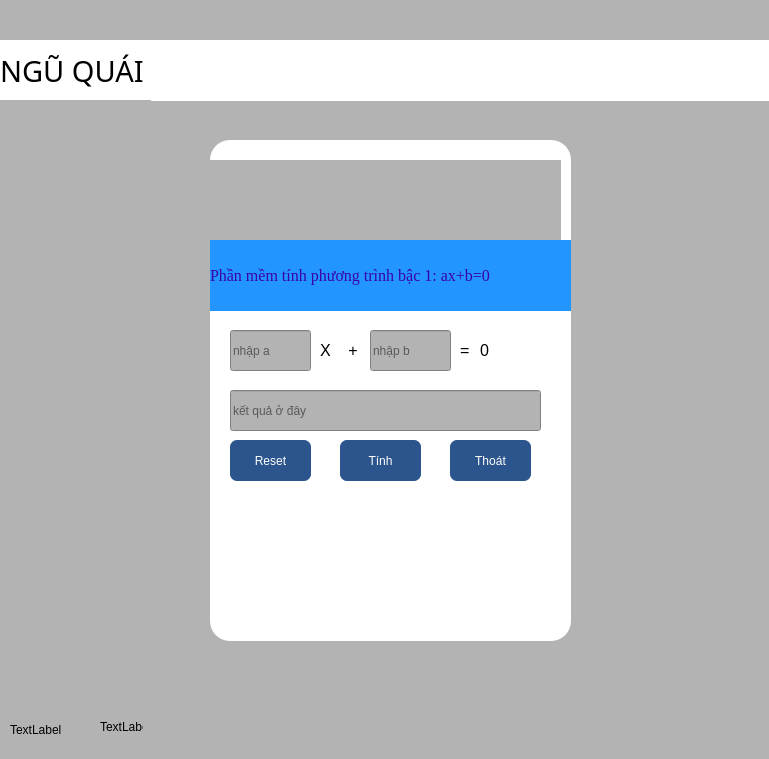
<?xml version="1.0" encoding="UTF-8"?>
<ui version="4.0">
 <class>Loginwindow</class>
 <widget class="QMainWindow" name="Loginwindow">
  <property name="geometry">
   <rect>
    <x>0</x>
    <y>0</y>
    <width>769</width>
    <height>759</height>
   </rect>
  </property>
  <property name="font">
   <font>
    <pointsize>12</pointsize>
   </font>
  </property>
  <property name="windowTitle">
   <string>MainWindow</string>
  </property>
  <property name="styleSheet">
   <string notr="true">background-color: rgb(40, 83, 138);
background-color: rgb(179, 179, 179);</string>
  </property>
  <widget class="QWidget" name="centralwidget">
   <widget class="QLabel" name="label">
    <property name="geometry">
     <rect>
      <x>210</x>
      <y>140</y>
      <width>361</width>
      <height>501</height>
     </rect>
    </property>
    <property name="styleSheet">
     <string notr="true">background-color: rgb(255, 255, 255);
background-color: white;
border-radius: 20px;</string>
    </property>
    <property name="text">
     <string/>
    </property>
   </widget>
   <widget class="QLabel" name="label_4">
    <property name="geometry">
     <rect>
      <x>0</x>
      <y>0</y>
      <width>781</width>
      <height>41</height>
     </rect>
    </property>
    <property name="text">
     <string/>
    </property>
    <property name="pixmap">
     <pixmap>C:/Users/LENOVO/Pictures/Screenshots/Screenshot 2026-10-11 153951.png</pixmap>
    </property>
    <property name="scaledContents">
     <bool>true</bool>
    </property>
   </widget>
   <widget class="QLabel" name="label_5">
    <property name="geometry">
     <rect>
      <x>0</x>
      <y>660</y>
      <width>331</width>
      <height>61</height>
     </rect>
    </property>
    <property name="text">
     <string/>
    </property>
    <property name="pixmap">
     <pixmap>C:/Users/LENOVO/Pictures/Screenshots/Screenshot 2026-10-11 154355.png</pixmap>
    </property>
    <property name="scaledContents">
     <bool>true</bool>
    </property>
   </widget>
   <widget class="QLabel" name="label_6">
    <property name="geometry">
     <rect>
      <x>330</x>
      <y>660</y>
      <width>201</width>
      <height>61</height>
     </rect>
    </property>
    <property name="text">
     <string/>
    </property>
    <property name="pixmap">
     <pixmap>C:/Users/LENOVO/Pictures/Screenshots/Screenshot 2026-10-11 154455.png</pixmap>
    </property>
    <property name="scaledContents">
     <bool>true</bool>
    </property>
   </widget>
   <widget class="QLabel" name="label_7">
    <property name="geometry">
     <rect>
      <x>530</x>
      <y>660</y>
      <width>251</width>
      <height>61</height>
     </rect>
    </property>
    <property name="text">
     <string/>
    </property>
    <property name="pixmap">
     <pixmap>C:/Users/LENOVO/Pictures/Screenshots/Screenshot 2026-10-11 154545.png</pixmap>
    </property>
    <property name="scaledContents">
     <bool>true</bool>
    </property>
   </widget>
   <widget class="QLabel" name="label_8">
    <property name="geometry">
     <rect>
      <x>210</x>
      <y>160</y>
      <width>351</width>
      <height>91</height>
     </rect>
    </property>
    <property name="text">
     <string/>
    </property>
    <property name="pixmap">
     <pixmap>C:/Users/LENOVO/Pictures/Screenshots/Screenshot 2026-10-11 154812.png</pixmap>
    </property>
    <property name="scaledContents">
     <bool>true</bool>
    </property>
   </widget>
   <widget class="QLineEdit" name="lineEdit_MK">
    <property name="geometry">
     <rect>
      <x>230</x>
      <y>330</y>
      <width>81</width>
      <height>41</height>
     </rect>
    </property>
    <property name="styleSheet">
     <string notr="true">QLineEdit {
	font: 7pt &quot;Times New Roman&quot;;
    background-color: #ffffff; /* Nền màu trắng */
    border: 1px solid #cccccc; /* Viền mỏng màu xám nhạt */
    border-radius: 8px;        /* Bo góc tròn */
    padding: 10px 15px;        /* Khoảng cách đẩy chữ lùi vào trong (Trên/dưới 10px, Trái/phải 15px) */
    color: #333333;            /* Màu chữ đen xám khi gõ */
    font-size: 14px;           /* Kích thước chữ */
}

/* Hiệu ứng tùy chọn: Đổi màu viền sang xanh khi click chuột vào ô *
QLineEdit:focus {
    border: 1px solid #5b9bd5;</string>
    </property>
    <property name="placeholderText">
     <string>nhập a</string>
    </property>
   </widget>
   <widget class="QPushButton" name="pushButton_DN">
    <property name="geometry">
     <rect>
      <x>340</x>
      <y>440</y>
      <width>81</width>
      <height>41</height>
     </rect>
    </property>
    <property name="styleSheet">
     <string notr="true">background-color: rgb(43, 85, 140);
border-radius: 7px;
color: rgb(255, 255, 255);</string>
    </property>
    <property name="text">
     <string>Tính</string>
    </property>
   </widget>
   <widget class="QLabel" name="label_10">
    <property name="geometry">
     <rect>
      <x>230</x>
      <y>490</y>
      <width>311</width>
      <height>41</height>
     </rect>
    </property>
    <property name="styleSheet">
     <string notr="true">background-color: rgb(255, 255, 255);</string>
    </property>
    <property name="text">
     <string/>
    </property>
    <property name="pixmap">
     <pixmap>C:/Users/LENOVO/Pictures/Screenshots/Screenshot 2026-10-11 160031.png</pixmap>
    </property>
   </widget>
   <widget class="QLabel" name="label_11">
    <property name="geometry">
     <rect>
      <x>230</x>
      <y>540</y>
      <width>311</width>
      <height>51</height>
     </rect>
    </property>
    <property name="styleSheet">
     <string notr="true">background-color: rgb(255, 255, 255);</string>
    </property>
    <property name="text">
     <string/>
    </property>
    <property name="pixmap">
     <pixmap>C:/Users/LENOVO/Pictures/Screenshots/Screenshot 2026-10-11 160031.png</pixmap>
    </property>
   </widget>
   <widget class="QLabel" name="label_13">
    <property name="geometry">
     <rect>
      <x>230</x>
      <y>580</y>
      <width>331</width>
      <height>51</height>
     </rect>
    </property>
    <property name="styleSheet">
     <string notr="true">background-color: rgb(255, 255, 255);</string>
    </property>
    <property name="text">
     <string/>
    </property>
    <property name="pixmap">
     <pixmap>C:/Users/LENOVO/Pictures/Screenshots/Screenshot 2026-10-11 160437.png</pixmap>
    </property>
    <property name="scaledContents">
     <bool>true</bool>
    </property>
   </widget>
   <widget class="QLabel" name="label_14">
    <property name="geometry">
     <rect>
      <x>10</x>
      <y>720</y>
      <width>751</width>
      <height>20</height>
     </rect>
    </property>
    <property name="text">
     <string>TextLabel</string>
    </property>
   </widget>
   <widget class="QPushButton" name="pushButton_DN_2">
    <property name="geometry">
     <rect>
      <x>230</x>
      <y>440</y>
      <width>81</width>
      <height>41</height>
     </rect>
    </property>
    <property name="styleSheet">
     <string notr="true">background-color: rgb(43, 85, 140);
border-radius: 7px;
color: rgb(255, 255, 255);</string>
    </property>
    <property name="text">
     <string>Reset</string>
    </property>
   </widget>
   <widget class="QLabel" name="label_15">
    <property name="geometry">
     <rect>
      <x>100</x>
      <y>720</y>
      <width>43</width>
      <height>13</height>
     </rect>
    </property>
    <property name="text">
     <string>TextLabel</string>
    </property>
   </widget>
   <widget class="QLabel" name="label_16">
    <property name="geometry">
     <rect>
      <x>210</x>
      <y>240</y>
      <width>361</width>
      <height>71</height>
     </rect>
    </property>
    <property name="font">
     <font>
      <family>Times New Roman</family>
      <pointsize>12</pointsize>
      <weight>50</weight>
      <italic>false</italic>
      <bold>false</bold>
     </font>
    </property>
    <property name="styleSheet">
     <string notr="true">background-color: rgb(255, 255, 255);
background-color: rgb(35, 149, 255);
color: rgb(57, 0, 173);
font: 12pt &quot;Times New Roman&quot;;
</string>
    </property>
    <property name="text">
     <string>Phần mềm tính phương trình bậc 1: ax+b=0</string>
    </property>
   </widget>
   <widget class="QLabel" name="label_9">
    <property name="geometry">
     <rect>
      <x>320</x>
      <y>320</y>
      <width>71</width>
      <height>61</height>
     </rect>
    </property>
    <property name="font">
     <font>
      <pointsize>12</pointsize>
     </font>
    </property>
    <property name="styleSheet">
     <string notr="true">background-color: rgb(255, 255, 255);</string>
    </property>
    <property name="text">
     <string>X    +</string>
    </property>
   </widget>
   <widget class="QLineEdit" name="lineEdit_MK_2">
    <property name="geometry">
     <rect>
      <x>370</x>
      <y>330</y>
      <width>81</width>
      <height>41</height>
     </rect>
    </property>
    <property name="styleSheet">
     <string notr="true">QLineEdit {
	font: 7pt &quot;Times New Roman&quot;;
    background-color: #ffffff; /* Nền màu trắng */
    border: 1px solid #cccccc; /* Viền mỏng màu xám nhạt */
    border-radius: 8px;        /* Bo góc tròn */
    padding: 10px 15px;        /* Khoảng cách đẩy chữ lùi vào trong (Trên/dưới 10px, Trái/phải 15px) */
    color: #333333;            /* Màu chữ đen xám khi gõ */
    font-size: 14px;           /* Kích thước chữ */
}

/* Hiệu ứng tùy chọn: Đổi màu viền sang xanh khi click chuột vào ô *
QLineEdit:focus {
    border: 1px solid #5b9bd5;</string>
    </property>
    <property name="placeholderText">
     <string>nhập b</string>
    </property>
   </widget>
   <widget class="QLabel" name="label_12">
    <property name="geometry">
     <rect>
      <x>460</x>
      <y>320</y>
      <width>71</width>
      <height>61</height>
     </rect>
    </property>
    <property name="font">
     <font>
      <pointsize>12</pointsize>
     </font>
    </property>
    <property name="styleSheet">
     <string notr="true">background-color: rgb(255, 255, 255);</string>
    </property>
    <property name="text">
     <string>=</string>
    </property>
   </widget>
   <widget class="QLineEdit" name="lineEdit_MK_3">
    <property name="geometry">
     <rect>
      <x>230</x>
      <y>390</y>
      <width>311</width>
      <height>41</height>
     </rect>
    </property>
    <property name="styleSheet">
     <string notr="true">QLineEdit {
	font: 7pt &quot;Times New Roman&quot;;
    background-color: #ffffff; /* Nền màu trắng */
    border: 1px solid #cccccc; /* Viền mỏng màu xám nhạt */
    border-radius: 8px;        /* Bo góc tròn */
    padding: 10px 15px;        /* Khoảng cách đẩy chữ lùi vào trong (Trên/dưới 10px, Trái/phải 15px) */
    color: #333333;            /* Màu chữ đen xám khi gõ */
    font-size: 14px;           /* Kích thước chữ */
}

/* Hiệu ứng tùy chọn: Đổi màu viền sang xanh khi click chuột vào ô *
QLineEdit:focus {
    border: 1px solid #5b9bd5;</string>
    </property>
    <property name="placeholderText">
     <string>kết quả ở đây</string>
    </property>
   </widget>
   <widget class="QPushButton" name="pushButton_DN_3">
    <property name="geometry">
     <rect>
      <x>450</x>
      <y>440</y>
      <width>81</width>
      <height>41</height>
     </rect>
    </property>
    <property name="styleSheet">
     <string notr="true">background-color: rgb(43, 85, 140);
border-radius: 7px;
color: rgb(255, 255, 255);</string>
    </property>
    <property name="text">
     <string>Thoát</string>
    </property>
   </widget>
   <widget class="QLabel" name="label_17">
    <property name="geometry">
     <rect>
      <x>480</x>
      <y>320</y>
      <width>71</width>
      <height>61</height>
     </rect>
    </property>
    <property name="font">
     <font>
      <pointsize>12</pointsize>
     </font>
    </property>
    <property name="styleSheet">
     <string notr="true">background-color: rgb(255, 255, 255);</string>
    </property>
    <property name="text">
     <string>0</string>
    </property>
   </widget>
   <widget class="QLabel" name="label_2">
    <property name="geometry">
     <rect>
      <x>0</x>
      <y>40</y>
      <width>771</width>
      <height>61</height>
     </rect>
    </property>
    <property name="font">
     <font>
      <family>Pristina</family>
      <pointsize>22</pointsize>
      <weight>50</weight>
      <italic>false</italic>
      <bold>false</bold>
     </font>
    </property>
    <property name="styleSheet">
     <string notr="true">background-color: rgb(255, 255, 255);
border-color: rgb(0, 0, 0);
font: 22pt &quot;Pristina&quot;;</string>
    </property>
    <property name="text">
     <string>NGŨ QUÁI</string>
    </property>
   </widget>
   <widget class="QLabel" name="label_3">
    <property name="geometry">
     <rect>
      <x>0</x>
      <y>100</y>
      <width>151</width>
      <height>141</height>
     </rect>
    </property>
    <property name="text">
     <string/>
    </property>
    <property name="pixmap">
     <pixmap>C:/Users/LENOVO/Pictures/Screenshots/Screenshot 2026-10-22 163742.png</pixmap>
    </property>
    <property name="scaledContents">
     <bool>true</bool>
    </property>
   </widget>
  </widget>
  <widget class="QMenuBar" name="menubar">
   <property name="geometry">
    <rect>
     <x>0</x>
     <y>0</y>
     <width>769</width>
     <height>21</height>
    </rect>
   </property>
  </widget>
  <widget class="QStatusBar" name="statusbar"/>
 </widget>
 <resources/>
 <connections>
  <connection>
   <sender>pushButton_DN_2</sender>
   <signal>clicked()</signal>
   <receiver>Loginwindow</receiver>
   <slot>close()</slot>
   <hints>
    <hint type="sourcelabel">
     <x>360</x>
     <y>411</y>
    </hint>
    <hint type="destinationlabel">
     <x>383</x>
     <y>379</y>
    </hint>
   </hints>
  </connection>
 </connections>
</ui>
